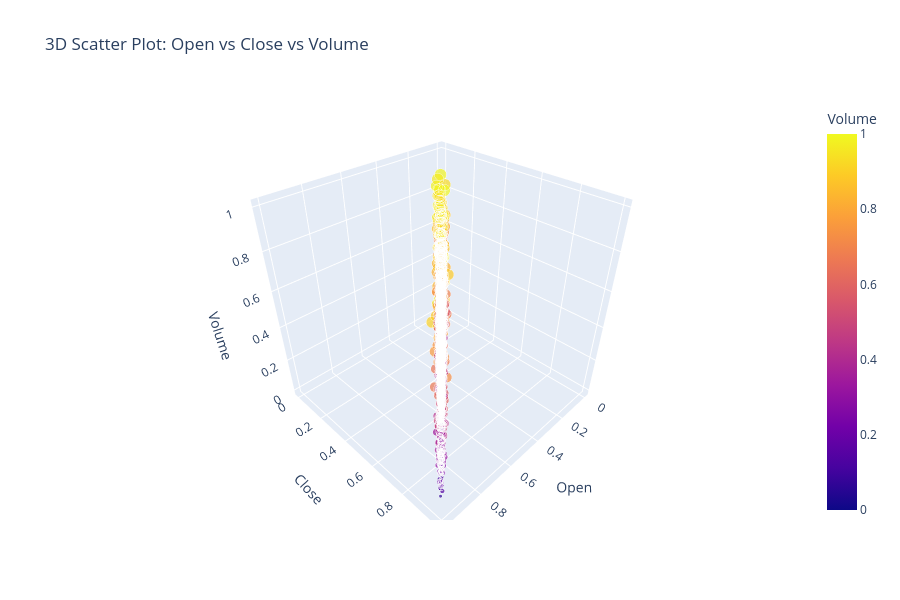

Here is the notebook cell this chart was saved with:
### Markdown cell above
Scatter Plot

### Code cell
# Create a 3D scatter plot
fig = px.scatter_3d(
    categorized_df,
    x='Open',  # Set the x-axis to 'Open'
    y='Close',  # Set the y-axis to 'Close'
    z='Volume',  # Set the z-axis to 'Volume'
    color='Volume',  # Color points based on the 'Volume' column
    size='Volume',
    opacity=0.7,  # Adjust transparency of the points
    title="3D Scatter Plot: Open vs Close vs Volume"  # Set the plot title
)

# Update layout to change the size of the plot
fig.update_layout(
    width=900,  # Set the width of the plot
    height=600   # Set the height of the plot
)

# Display the plot
fig.show()

### Figure 1 — Plotly figure (JSON) as saved in the notebook; plotly's stock layout.template omitted (floating-point values rounded to 4 significant figures; data arrays with more than 128 entries replaced by an {"elided": "..."} marker saying what was removed)
{"data": [{"hovertemplate": "Open=%{x}<br>Close=%{y}<br>Volume=%{marker.color}<extra></extra>", "legendgroup": "", "marker": {"color": {"elided": "2690 float values"}, "coloraxis": "coloraxis", "opacity": 0.7, "size": {"elided": "2690 float values"}, "sizemode": "area", "sizeref": 0.0025, "symbol": "circle"}, "mode": "markers", "name": "", "scene": "scene", "showlegend": false, "type": "scatter3d", "x": {"elided": "2690 float values"}, "y": {"elided": "2690 float values"}, "z": {"elided": "2690 float values"}}], "layout": {"coloraxis": {"colorbar": {"title": {"text": "Volume"}}, "colorscale": [[0, "#0d0887"], [0.1111, "#46039f"], [0.2222, "#7201a8"], [0.3333, "#9c179e"], [0.4444, "#bd3786"], [0.5556, "#d8576b"], [0.6667, "#ed7953"], [0.7778, "#fb9f3a"], [0.8889, "#fdca26"], [1, "#f0f921"]]}, "height": 600, "legend": {"itemsizing": "constant", "tracegroupgap": 0}, "scene": {"domain": {"x": [0, 1], "y": [0, 1]}, "xaxis": {"title": {"text": "Open"}}, "yaxis": {"title": {"text": "Close"}}, "zaxis": {"title": {"text": "Volume"}}}, "title": {"text": "3D Scatter Plot: Open vs Close vs Volume"}, "width": 900}}
